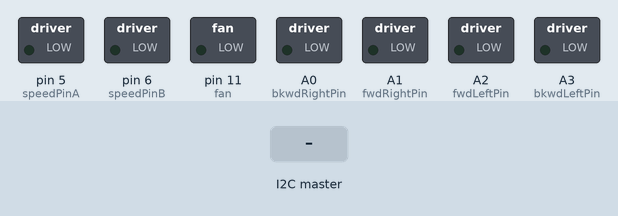
Recording of a sketch running on a simulated Arduino Uno, built with avr-gcc and run on an emulated ATmega328P. Parts: switched loads named in the sketch (green lamp = pin HIGH). The inputs (shaded band) are chosen by the test bench.

Above: at 1.2 s.
1.3 s: the I2C master sends the byte 1
At 2.5 s:
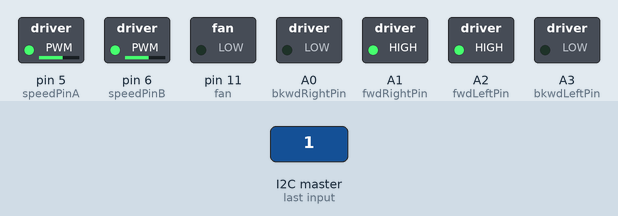
2.8 s: the I2C master sends the byte 0
At 3.8 s:
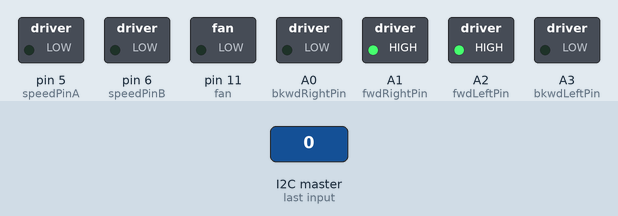
4.3 s: the I2C master sends the byte 2
At 4.9 s:
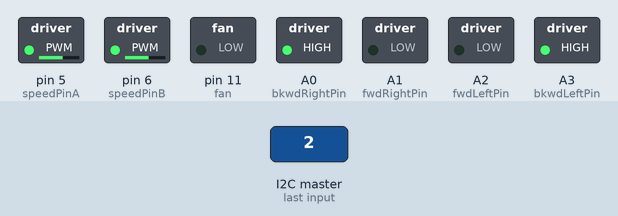
5.8 s: the I2C master sends the byte 90
At 6.1 s:
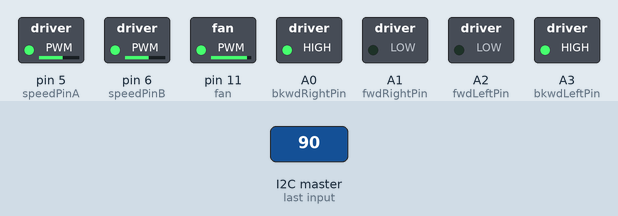
7.3 s: the I2C master sends the byte 1
At 8.4 s:
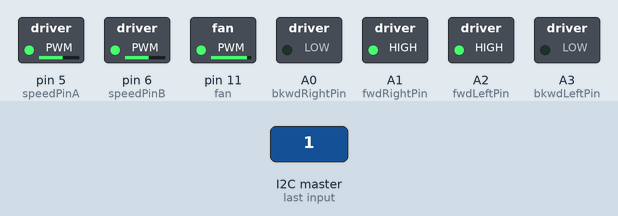
8.8 s: the I2C master sends the byte 0
At 9.5 s:
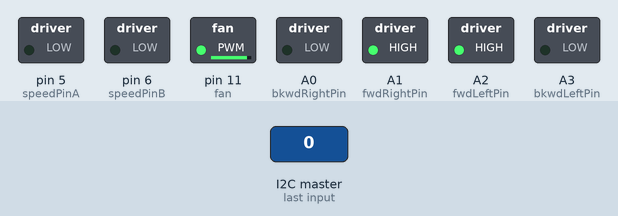
Timing chart, 0 to 11.3 s (numbered marks = the images above; inputs shaded):
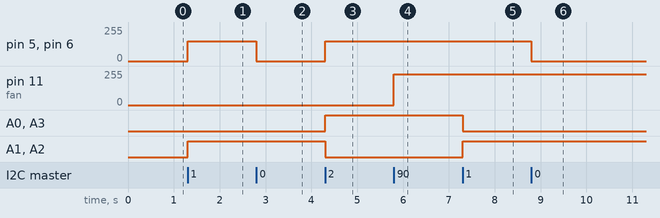

Measured:
- after the input at 1.3 s, pin 5 (speedPinA), pin 6 (speedPinB): 0/255 → 150/255 at once; A1 (fwdRightPin), A2 (fwdLeftPin): LOW → HIGH at once
- after the input at 2.8 s, pin 5 (speedPinA), pin 6 (speedPinB): 150/255 → 0/255 at once
- after the input at 4.3 s, pin 5 (speedPinA), pin 6 (speedPinB): 0/255 → 150/255 at once; A0 (bkwdRightPin), A3 (bkwdLeftPin): LOW → HIGH at once; A1 (fwdRightPin), A2 (fwdLeftPin): HIGH → LOW at once
- after the input at 5.8 s, pin 11 (fan): 0/255 → 229/255 at once
- after the input at 7.3 s, A0 (bkwdRightPin), A3 (bkwdLeftPin): HIGH → LOW at once; A1 (fwdRightPin), A2 (fwdLeftPin): LOW → HIGH at once
- after the input at 8.8 s, pin 5 (speedPinA), pin 6 (speedPinB): 150/255 → 0/255 at once

The sketch:

Robot_slave.ino
```cpp
// Control Arduino (Slave)

#include <Wire.h>

int bkwdRightPin=A0;
int fwdRightPin=A1;
int fwdLeftPin=A2;
int bkwdLeftPin=A3;

int speedPinA=5;
int speedPinB=6;

int fan=11;
int fanSpeed = 0;
int speed = 0;

int inVar = 0;
int address = 1;

void setup(){
  Serial.begin(9600);

  pinMode(bkwdRightPin,OUTPUT);
  pinMode(fwdRightPin,OUTPUT);
  pinMode(bkwdLeftPin,OUTPUT);
  pinMode(fwdLeftPin,OUTPUT);
  pinMode(speedPinA,OUTPUT);
  pinMode(speedPinB,OUTPUT);
  pinMode(fan,OUTPUT);

  Wire.begin(address);
  Wire.onReceive(onRecv);
}

void loop(){
  switch(inVar){
  case (1):
    speed = 150;
    digitalWrite(bkwdRightPin,LOW);
    digitalWrite(fwdRightPin,HIGH);
    digitalWrite(bkwdLeftPin,LOW);
    digitalWrite(fwdLeftPin,HIGH);
    break;

  case (2):
    speed = 150;
    digitalWrite(bkwdRightPin,HIGH);
    digitalWrite(fwdRightPin,LOW);
    digitalWrite(bkwdLeftPin,HIGH);
    digitalWrite(fwdLeftPin,LOW);
    break;

  case (3):
    speed = 150;
    digitalWrite(bkwdRightPin,HIGH);
    digitalWrite(fwdRightPin,LOW);
    digitalWrite(bkwdLeftPin,LOW);
    digitalWrite(fwdLeftPin,HIGH);
    break;

  case (4):
    speed = 150;
    digitalWrite(bkwdRightPin,LOW);
    digitalWrite(fwdRightPin,HIGH);
    digitalWrite(bkwdLeftPin,HIGH);
    digitalWrite(fwdLeftPin,LOW);
    break;

  case (0):
    speed = 0;
    digitalWrite(speedPinA,0);
    digitalWrite(speedPinB,0);
    break;

  case (10):
    fanSpeed = 255 * .1;
    break;

  case (20):
    fanSpeed = 255 * .2;
    break;

  case (30):
    fanSpeed = 255 * .3;
    break;

  case (40):
    fanSpeed = 255 * .4;
    break;

  case (50):
    fanSpeed = 255 * .5;
    break;

  case (60):
    fanSpeed = 255 * .6;
    break;

  case (70):
    fanSpeed = 255 * .7;
    break;

  case (80):
    fanSpeed = 255 * .8;
    break;

  case (90):
    fanSpeed = 255 * .9;
    break;

  case (100):
    fanSpeed = 255;
    break;

  case (11):
    fanSpeed = 0;
    break;

  case (12):
    break;
}
  analogWrite(speedPinA,speed);
  analogWrite(speedPinB,speed);

  analogWrite(fan,fanSpeed);
}


void onRecv(int howMany) {
  inVar = Wire.read();    // receive byte as an integer
}
```
